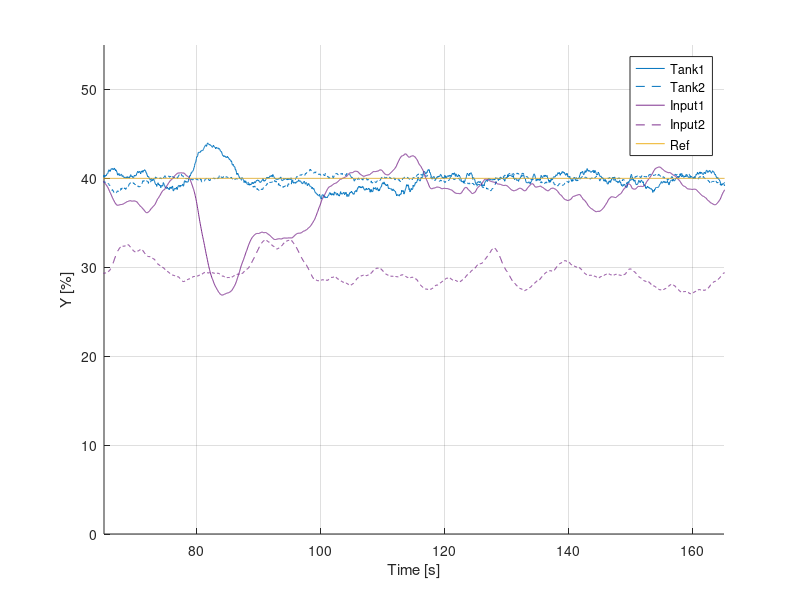
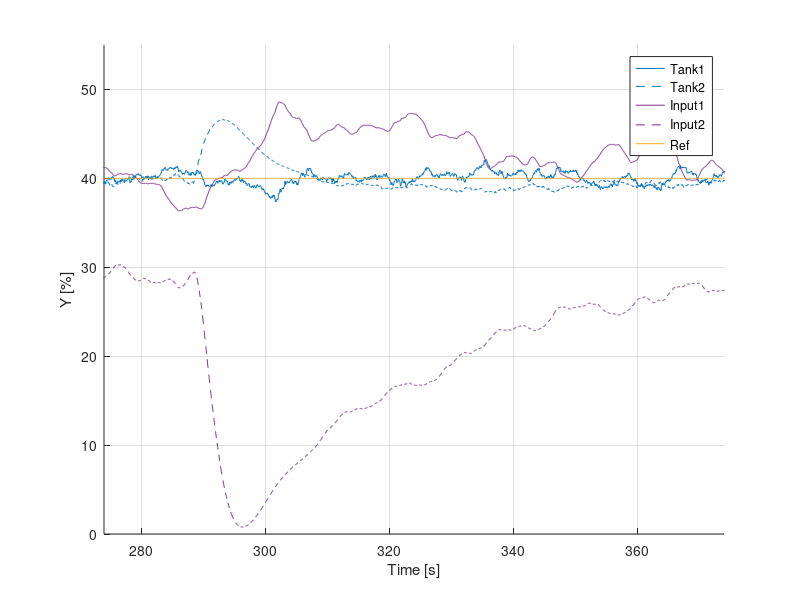

Write MATLAB code to recreate these figures, in order.
close all;
clear all;
clc;

%% --- Step reponse --- %
load('data/StepResponse_min.mat')

% for i=1:numel(yref1)
%     if yref1(i)==45
%         s1 = i;
%         break
%     end
% end
% for i=1:numel(yref2)
%     if yref2(i)==45
%         s2 = i;
%         break
%     end
% end
% 
% figure, hold on
% plot(t, y1, 'Color', [0, 0.4470, 0.7410])
% plot(t, y2, '--', 'Color', [0, 0.4470, 0.7410])
% plot(t, yref1, 'Color', [0.9290, 0.6940, 0.1250])
% plot(t, yref2, '--', 'Color', [0.9290, 0.6940, 0.1250])
% xlabel('Time [s]')
% ylabel('Y [%]')
% ylim([35 50])
% legend('Tank1', 'Tank2', 'Ref1', 'Ref2')
% grid on
% 
% xlim([210 250])
% saveas(gca, fullfile('figures', 'step_reponse_min_1.eps'), 'epsc') % 'epsc' for colored plots
% 
% xlim([260 300])
% saveas(gca, fullfile('figures', 'step_reponse_min_2.eps'), 'epsc')

% stepinfo((y1(s1:s1+400)-40)/5, t(1:401))
% stepinfo((y2(s2:s2+400)-40)/5, t(1:401))

%% --- Pour water --- %
% load('data/PourWater_min.mat')
% 
% t = t - min(t);
% 
% figure, hold on
% plot(t, y1, 'Color', [0, 0.4470, 0.7410])
% plot(t, y2, '--', 'Color', [0, 0.4470, 0.7410])
% plot(t, u1, 'Color', [0.4940, 0.1840, 0.5560])
% plot(t, u2, '--', 'Color', [0.4940, 0.1840, 0.5560])
% plot(t, yref1, 'Color', [0.9290, 0.6940, 0.1250])
% xlabel('Time [s]')
% ylabel('Y [%]')
% ylim([0 80])
% grid on
% legend('Tank1', 'Tank2', 'Input1', 'Input2', 'Ref')
% 
% xlim([100 200])
% saveas(gca, fullfile('figures', 'pour_water_min_1.eps'), 'epsc')
% 
% xlim([200 300])
% saveas(gca, fullfile('figures', 'pour_water_min_2.eps'), 'epsc')

%% --- Extra outlet --- %
% load('data/ExtraOutlet_min.mat')
% 
% t = t - min(t);
% figure, hold on
% plot(t, y1, 'Color', [0, 0.4470, 0.7410])
% plot(t, y2, '--', 'Color', [0, 0.4470, 0.7410])
% plot(t, u1, 'Color', [0.4940, 0.1840, 0.5560])
% plot(t, u2, '--', 'Color', [0.4940, 0.1840, 0.5560])
% plot(t, yref1, 'Color', [0.9290, 0.6940, 0.1250])
% xlabel('Time [s]')
% ylabel('Y [%]')
% ylim([0 55])
% grid on
% legend('Tank1', 'Tank2', 'Input1', 'Input2', 'Ref')
% 
% xlim([40 140])
% saveas(gca, fullfile('figures', 'extra_outlet_min_1.eps'), 'epsc')
% 
% xlim([210 310])
% saveas(gca, fullfile('figures', 'extra_outlet_min_2.eps'), 'epsc')

%% --- Robust step response --- %
% load('data/StepResponse_robmin.mat')
% 
% for i=1:numel(yref1)
%     if yref1(i)==45
%         s1 = i;
%         break
%     end
% end
% for i=1:numel(yref2)
%     if yref2(i)==45
%         s2 = i;
%         break
%     end
% end
% 
% figure, hold on
% plot(t, y1, 'Color', [0, 0.4470, 0.7410])
% plot(t, y2, '--', 'Color', [0, 0.4470, 0.7410])
% plot(t, yref1, 'Color', [0.9290, 0.6940, 0.1250])
% plot(t, yref2, '--', 'Color', [0.9290, 0.6940, 0.1250])
% xlabel('Time [s]')
% ylabel('Y [%]')
% ylim([35 50])
% legend('Tank1', 'Tank2', 'Ref1', 'Ref2')
% grid on
% 
% xlim([213 253])
% saveas(gca, fullfile('figures', 'step_reponse_robmin_1.eps'), 'epsc') % 'epsc' for colored plots
% % 
% xlim([286 326])
% saveas(gca, fullfile('figures', 'step_reponse_robmin_2.eps'), 'epsc')
% 
% stepinfo((y1(s1:s1+400)-40)/5, t(1:401))
% stepinfo((y2(s2:s2+400)-40)/5, t(1:401))

%% --- Robust Pour water --- %
% load('data/PourWater_robmin.mat')
% 
% t = t - min(t);
% 
% figure, hold on
% plot(t, y1, 'Color', [0, 0.4470, 0.7410])
% plot(t, y2, '--', 'Color', [0, 0.4470, 0.7410])
% plot(t, u1, 'Color', [0.4940, 0.1840, 0.5560])
% plot(t, u2, '--', 'Color', [0.4940, 0.1840, 0.5560])
% plot(t, yref1, 'Color', [0.9290, 0.6940, 0.1250])
% xlabel('Time [s]')
% ylabel('Y [%]')
% ylim([0 80])
% grid on
% legend('Tank1', 'Tank2', 'Input1', 'Input2', 'Ref')
% 
% xlim([100 200])
% saveas(gca, fullfile('figures', 'pour_water_robmin_1.eps'), 'epsc')
% 
% xlim([217 317])
% saveas(gca, fullfile('figures', 'pour_water_robmin_2.eps'), 'epsc')

%% --- Robust Extra outlet --- %
load('data/ExtraOutlet_robmin.mat')

t = t - min(t);
figure, hold on
plot(t, y1, 'Color', [0, 0.4470, 0.7410])
plot(t, y2, '--', 'Color', [0, 0.4470, 0.7410])
plot(t, u1, 'Color', [0.4940, 0.1840, 0.5560])
plot(t, u2, '--', 'Color', [0.4940, 0.1840, 0.5560])
plot(t, yref1, 'Color', [0.9290, 0.6940, 0.1250])
xlabel('Time [s]')
ylabel('Y [%]')
ylim([0 55])
grid on
legend('Tank1', 'Tank2', 'Input1', 'Input2', 'Ref')

xlim([65 165])
saveas(gca, fullfile('figures', 'extra_outlet_robmin_1.eps'), 'epsc')

xlim([274 374])
saveas(gca, fullfile('figures', 'extra_outlet_robmin_2.eps'), 'epsc')








